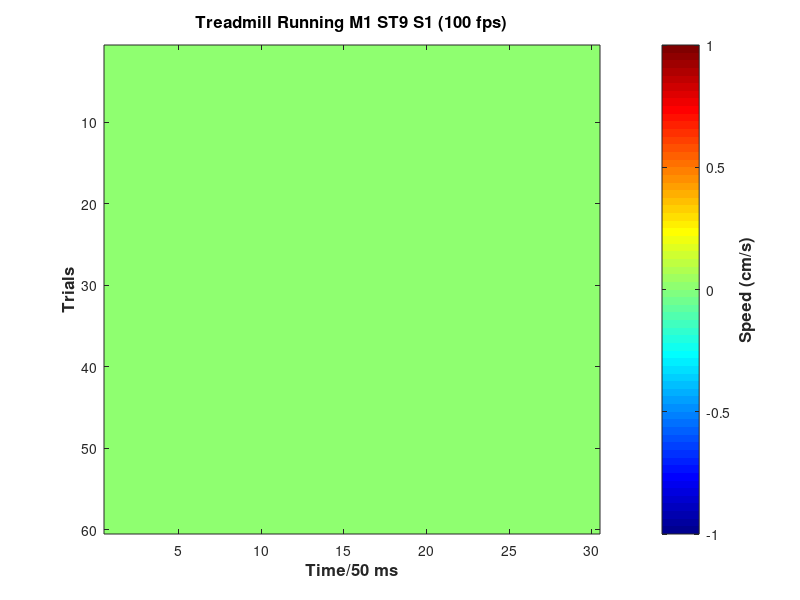

This chart was generated by the following MATLAB code: (Note: this script raises an error after producing the figure.)
% AUTHOR - Kambadur Ananthamurthy
% PURPOSE - Read raw .csv files for the treadmill motion data

tic
clear all
%close all

addpath('/Users/ananth/Documents/MATLAB/CustomFunctions')

%Please work with the data from all sessions of an animal, before proceeding to the next animal

clear all
%close all

%Operations (0 == Don't Perform; 1 == Perform)
saveData = 1;
doMotionAnalysis = 1;
plotFigures = 1;

saveDirec = '/Users/ananth/Desktop/Work/Analysis/Motion/';
direc = '/Users/ananth/Desktop/Work/Behaviour/Motion/';

%Dataset details
sessionType = 9;
mice = [1 2 3 4 5];
%mice = 2;
nSessions = 12;
nTrials = 61; % NOTE: The first trial is a dummy

startSession = 1;
startTrial = 1;

nHeaderLines = 5;

fontSize = 12;

dataSize = zeros(nTrials,1);

samplingRate = 100; % Hz
trialDuration = 1.5; % seconds
nSamples = floor(samplingRate*trialDuration);

distanceLC = 0.5; %cm
timeLC = 0.05; % seconds
threshold = 700;

win4avg = samplingRate*timeLC; % samples

for mouse = 1:length(mice)
    mouseName = ['M' num2str(mice(mouse))];
    
    for session = startSession:nSessions
        dataset = ['Mouse' mouseName '_SessionType' num2str(sessionType) '_Session' num2str(session)];
        disp(['Working on ' dataset])
        
        if doMotionAnalysis == 1
            disp('Performing motion analysis ...')
            
            % Preallocation
            raw = zeros(nTrials, nSamples);
            motion = zeros(nTrials, (nSamples/win4avg));
            rawTrialLowEdge = zeros(nSamples,1);
            
            for trial = startTrial:nTrials
                disp(['Trial ' num2str(trial-1)])
                try
                    fileName = [direc 'Mouse' mouseName '/' dataset '/Trial' num2str(trial) '.csv'];
                    rawData = csvread(fileName, nHeaderLines, 0);
                catch
                    disp(['[ERROR] ' dataset ' Trial ' num2str(trial) ' not found!'])
                    break
                end
                
                raw(trial,:) = rawData(1:nSamples,1); % has only motion values
                
                rawTrial = raw(trial,:)>threshold; % binarize
                rawTrialDiff = diff(rawTrial); % differential (NOTE: n-1 element output)
                rawTrialLowEdge(find(rawTrialDiff == -1) + 1) = 1;
                
                % Reshape to get the averaging window
                rawTrialLowEdgeReshaped = reshape(rawTrialLowEdge, [win4avg nSamples/win4avg]);
                motion(trial,:) = sum(rawTrialLowEdgeReshaped,1)*(distanceLC/timeLC);
                disp('... done!')
            end
            % Get rid of the dummy trial
            motion(1,:) = [];
            
            if plotFigures == 1
                figure(1)
                imagesc(motion)
                colormap(jet)
                title(['Treadmill Running ' ...
                    mouseName ' ST' num2str(sessionType) ' S' num2str(session) ...
                    ' (' num2str(samplingRate) ' fps)'],...
                    'FontSize', fontSize,...
                    'FontWeight', 'bold')
                xlabel(['Time/' num2str(timeLC*1000) ' ms'], ...
                    'FontSize', fontSize,...
                    'FontWeight', 'bold')
                ylabel('Trials', ...
                    'FontSize', fontSize,...
                    'FontWeight', 'bold')
                z = colorbar;
                ylabel(z,'Speed (cm/s)',...
                    'FontSize', fontSize,...
                    'FontWeight', 'bold')
                
                print(['/Users/ananth/Desktop/figs/motion_heatmap_' mouseName ...
                    '_ST' num2str(sessionType) ...
                    '_S' num2str(session)],...
                    '-djpeg');
            end
            
            if saveData == 1
                saveFolder = [saveDirec 'Mouse' mouseName '/' dataset '/'];
                if ~isdir(saveFolder)
                    mkdir(saveFolder);
                end
                
                % Save motion data
                save([saveFolder 'motion.mat' ], ...
                    'raw', 'motion', ...
                    'samplingRate', 'trialDuration')
            end
        end
    end
end
toc
disp('All done!')